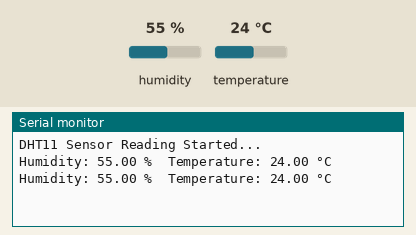
Bench run of a sketch on a simulated Arduino Due. Shown: the last lines printed to the serial monitor. The test bench sets the inputs (shaded band); at power-on: humidity 55 %, temperature 24 °C.

Above: at 4.8 s.
4.9 s: humidity set to 22 %
At 7.4 s:
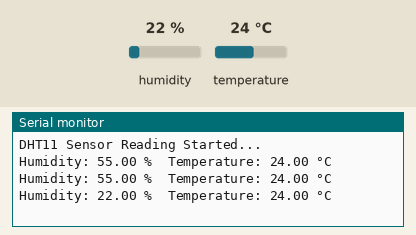
7.9 s: temperature set to 12 °C
At 8.6 s:
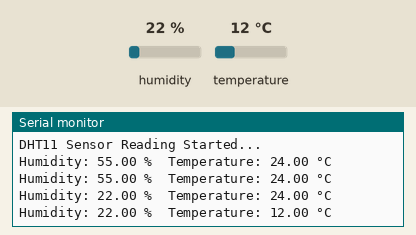
10.9 s: humidity set to 40 %
At 13.4 s:
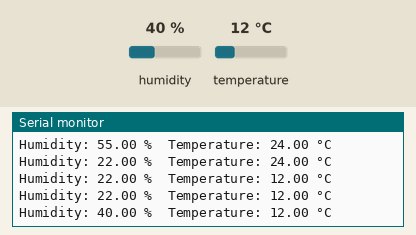
Timing chart, 0 to 14.9 s (numbered marks = the images above; inputs shaded):
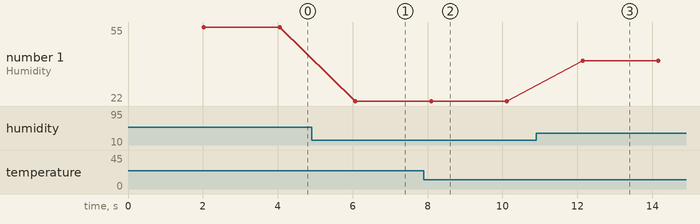

The sketch:

Arancino_DHT11_serialmonitor.ino
```cpp
#define Serial SerialUSB

// Include the necessary libraries
#include <DHT.h>

// Define the DHT11 sensor type
#define DHTTYPE DHT11

// Define the Arancino Mignon GPIO pin to which the DHT11 out is connected
#define DHTPIN 38

// Initialize the DHT sensor
DHT dht(DHTPIN, DHTTYPE);

void setup() {

    // Start serial communication for debugging
    Serial.begin(9600);

    // Initialize the DHT sensor
    dht.begin();

    // Print an initial message
    Serial.println("DHT11 Sensor Reading Started...");

}

void loop() {

    // Wait before reading again (DHT11 has a slow response time)
    delay(2000);

    // Read temperature and humidity
    float humidity = dht.readHumidity();
    float temperature = dht.readTemperature();  // Celsius by default

    // Check if the readings are valid
    if (isnan(humidity) || isnan(temperature)) {
        Serial.println("Failed to read from DHT sensor!");
        return;
    }

    // Print the values to the Serial Monitor
    Serial.print("Humidity: ");
    Serial.print(humidity);
    Serial.print(" %\t");

    Serial.print("Temperature: ");
    Serial.print(temperature);
    Serial.println(" °C");

}
```

Measured:
- after the input at 4.9 s, the serial monitor: prints a new line after 1.2 s (image 1)
- after the input at 7.9 s, the serial monitor: prints a new line after 0.19 s (image 2)
- after the input at 10.9 s, the serial monitor: prints a new line after 1.2 s (image 3)
- plotted number 1: 55 → 22 after the input at 4.9 s, 22 → 40 after the input at 10.9 s
